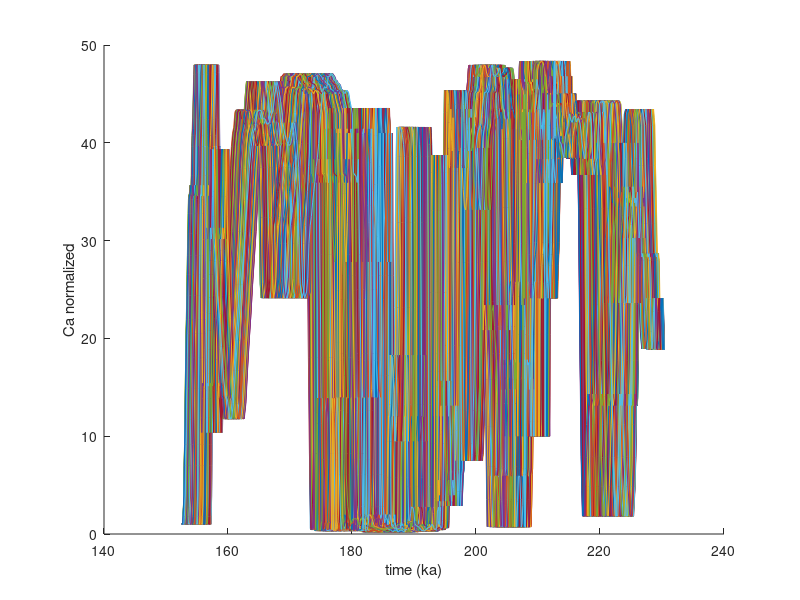

Here is the MATLAB script that generated this plot: (Note: a time limit stopped this script after it produced the figure.)
% Written by Gavin Piccione and Terrence Blackburn, UCSC 2022.

% This code uses a monte carlo simulation to calculate an optimized
% age model for subglacial precipitate PRR50489 within age uncertainty bounds. 
% It then calculates the fit between the age model and a cliamte threshold.

% Outputs: variable fitprob calculated the probability of fit between
% sample record and threshold

% Figure 1 plots Monte Carlo outputs for precipitate record within age
% uncertainty bounds

% Figure 2 plots outputs for EPICA Dome C ice core record within age
% uncertainty bounds

% Figure 3, subplot 1 plots the two best fit curves from precipitate record
% and EPICA record, with threshold infomation overlaid

% Figure 3, subplot 2 plots the binary output describing fit to climate
% threshold 1 =  threshold fits; 0 = does not fit.

% Code takes ~60s to run on "normal" computer

%% Load data
clear 
close all

load('age_model_MC_optimize_PRR.mat')

% List of variables loaded variables:
  % Ca_chron = precipitate spectra
  % CHRON_age = Bayesian age for precipitate
  % PRR50489_data = precipitate z positions; age model uncertainty bounds
  % EDC = δ18O data from EDC
  % t_old = EDC age model

%% Define climate threshold bounds

% define threshold on EDC
thresh = 0.5 ; 

%define Ca threshold (e.g. above certain value = calcite, below this value= opal)
Ca_thres = 35;

%% Input criteria for Monte Carlo 

% Define Monte Carlo method: 1 = calcuates age model without depth nodes
% 2 = calcuates age model with defined set of depth nodes set by z_inc.
method = 2; %  1 = no_nodes; 2 nodes;

% Number synthetic data sets:
k = 1e3;

% If using method 2;  create new coarse depth vector based on number of nodes. 
z_inc = 2000;

%% step 1 : input age age model + uncertainty bounds

v_l = length(PRR50489_data(:,1));

for i = 1:(v_l-1)
    del_z(i) = PRR50489_data(i+1,1)-PRR50489_data(i,1);
end

% set bottom of sample z to zero. 
PRR50489_data(1,4) = 0;

% use del z to reassign depths for entire sample
for i = 1:v_l-1
   PRR50489_data(i+1,4) =  PRR50489_data(i,4)+ del_z(1);
end

%% step 2: define 1e6 radom accumulation histories within that age model

% step a. Randomly select time at z = 0 (n=1) within permissable time range

% time range: 
a = PRR50489_data(1,2); %ka
b = PRR50489_data(1,3); % ka

for j=1:k
r = a + (b-a) .* rand(1,1);
syn(1,j) = r;
end

% step b. Randomly select accuulation rate between n=i & n=i+1, exclude negative slopes

if method ==1

 for j=1:k
     for v=2:v_l
       a = PRR50489_data(v,2); %ka
       b = PRR50489_data(v,3); % ka  
 r = a + (b-a) .* rand(1,1);
  if r > syn(v-1,j)
      r = syn(v-1,j);
  end
 syn(v,j) = r;
     end
 end
 
z = PRR50489_data(:,4);
 
elseif method ==2
    zdif =  PRR50489_data(end,4)- PRR50489_data(end,1);
    z_incb = zdif/(round(zdif/z_inc));
z = PRR50489_data(1,4):z_incb:PRR50489_data(end,4);
f = round(v_l/length(z));
    
z(end) = PRR50489_data(end,4);

for j=1:k
    n=1;
    for v=2:length(z)
        
      n = n+f;
      a = PRR50489_data(n,2); %ka
      b = PRR50489_data(n,3); % ka  
      
r = a + (b-a) .* rand(1,1);

syn(v,j) = r;

    end
end
end
zfine = PRR50489_data(:,4);

 for j=1:length(syn(1,:))
 syn_fine(:,j) = interp1(z,syn(:,j),zfine);
 end


%% Create a record of precipitate mineralogy using the optimized age model

  for g = 1:length(syn_fine(1,:))
     Ca_mc(:,g) = interp1(CHRONage,Ca_chron,syn_fine(:,g)); % 
  end

% Plot updated precipitate mineralogy versus time
figure()
hold on
for h=1:length(syn(1,:))
 plot(syn_fine(:,h),Ca_chron)
 
 end
xlabel('time (ka)')
 ylabel('Ca normalized')
 hold off

% syn(v,k) ages for v = depths and k = number of simulations
% z = course depths that correspond to syn.

%% step 3:  Calculate optimized EPICA Dome C record over the time interval pf precipitate formation

% Input δ18O and age data for EPICA Dome C ice core
EDC_O = (EDC(:,1));
EDC_t= (t_old(:,1));

% identify the start and end time of syn_fine (precipitate age model). 
 for h=1:length(syn(1,:))
dif_st = abs(syn_fine(end,h)- EDC_t); %calculate differences btwn WDC times and a given age models start time. 
[~,ind_st] = min(dif_st(:)); %index of closest value in WDC to the start time of the given age model
st_log(h) = ind_st;

dif_end = abs(syn_fine(1,h)- EDC_t); %calculate differences btwn WDC times and a given age models END time. 
[~,ind_end] = min(dif_end(:)); %index of closest value in WDC to the END time of the given age model
end_log(h) = ind_end;
 end
 
 for h=1:length(syn(1,:))
     ist = st_log(h);
     ien = end_log(h);
 EDC_new(:,h)= interp1(EDC_t(ist:ien),EDC_O(ist:ien),syn_fine(:,h)); % interpolate WAIS(t) at size of syn.

   EDC_new(isnan(EDC))=0;
  b =   EDC_new(:,h);
nearestfun = @(b) interp1(find(b),b(b~=0),(1:length(b))','nearest','extrap');

  EDC_new(:,h) = 0.5*(nearestfun(b) + flip(nearestfun(flip(b))));
%    for i =  1:length(WDC(:,h))
%       if WDC(i,h) ==0
%            WDC(i,h) = WD_O
%            
%        end
 end
 
 % Plot Monte Carlo outputs for EPICA Dome C record within age uncertainty
 % bounds
 figure()
 hold on
 for h=1:length(syn(1,:))
 plot(syn_fine(:,h),  EDC_new(:,h))
 
 end
 xlabel('time (ka)')
 ylabel('EDC')
 hold off

 %% step 4: Identify fit to threshold by vector points

sum_MC = zeros(1,length(syn_fine(1,:)));
M_c_n = zeros(length(syn_fine(:,1)),length(syn_fine(1,:)));

% Output binary vector describing fit to threshold
% In point in precipitate vecotr fits = 1, else = 0
     for h=1:length(syn_fine(1,:)) %100
 
        for i =1:length(syn_fine(:,1)) %1064

            EDCtest = EDC_new(i,h);
            Ca_test = Ca_mc(i,h);

          if  EDCtest > thresh &&  Ca_test  > Ca_thres
          M_c_n(i,h) = 1;
         
          elseif EDCtest < thresh &&  Ca_test  < Ca_thres
          M_c_n(i,h) = 1;
 
          elseif EDCtest > thresh &&  Ca_test  < Ca_thres
          M_c_n(i,h) = 0;
          
          elseif EDCtest < thresh &&  Ca_test  > Ca_thres
          M_c_n(i,h) = 0;
          end
 
        end
 
       sum_MC(h) = sum(M_c_n(:,h));
 
     end

%% step 5a Identify best fit path
% Best fit based on sum of total fit points

 fit_points = max(sum_MC); % number of points out of 736 that fit threshold values
 fitprob = (fit_points/length(syn_fine(:,1)))*100 % probability of fit to threshold
 best_row = find(sum_MC == fit_points);
 
for h=1:length(syn_fine(1,:))
    sEDC(:,h)= smooth(EDC_new(:,h),3);
end

%% Plot Ca spectra from best fit age model EDC
 figure(3)
subplot(2,1,1) 
 yyaxis right
 plot(syn_fine(:,best_row),Ca_mc(:,best_row), 'r-','DisplayName','MA113')
 yline(Ca_thres, 'r--','HandleVisibility','off')
 hold on
 yyaxis left
 plot(syn_fine(:,best_row),sEDC(:,best_row), 'b-','DisplayName','WDC')
 yline(thresh, 'b--','HandleVisibility','off')
 title('Best Fit MC Age Model')
 xlabel('Time (years)')
 legend

 % Plot fit points
 subplot(2, 1, 2)
 plot(syn_fine(:,best_row),M_c_n(:,best_row))
 title('Fit to Climate Threshold')
 xlabel('Time (years)')
 ylim([-0.01 1.1])
